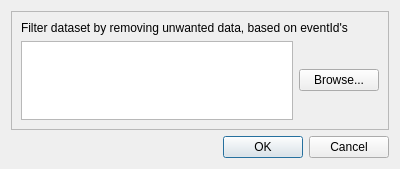
<?xml version="1.0" encoding="UTF-8"?>
<ui version="4.0">
 <class>FilterDialog</class>
 <widget class="QDialog" name="FilterDialog">
  <property name="geometry">
   <rect>
    <x>0</x>
    <y>0</y>
    <width>400</width>
    <height>169</height>
   </rect>
  </property>
  <property name="windowTitle">
   <string>Filter Data</string>
  </property>
  <layout class="QVBoxLayout" name="verticalLayout">
   <item>
    <widget class="QFrame" name="frame">
     <property name="frameShape">
      <enum>QFrame::StyledPanel</enum>
     </property>
     <property name="frameShadow">
      <enum>QFrame::Raised</enum>
     </property>
     <layout class="QGridLayout" name="gridLayout">
      <item row="0" column="0" colspan="2">
       <widget class="QLabel" name="label">
        <property name="text">
         <string>Filter dataset by removing unwanted data, based on eventId's</string>
        </property>
       </widget>
      </item>
      <item row="1" column="0">
       <widget class="QTextEdit" name="textFiles">
        <property name="acceptRichText">
         <bool>false</bool>
        </property>
       </widget>
      </item>
      <item row="1" column="1">
       <widget class="QPushButton" name="buttonBrowse">
        <property name="text">
         <string>Browse...</string>
        </property>
       </widget>
      </item>
     </layout>
    </widget>
   </item>
   <item>
    <widget class="QDialogButtonBox" name="buttonBox">
     <property name="orientation">
      <enum>Qt::Horizontal</enum>
     </property>
     <property name="standardButtons">
      <set>QDialogButtonBox::Cancel|QDialogButtonBox::Ok</set>
     </property>
    </widget>
   </item>
  </layout>
 </widget>
 <resources/>
 <connections>
  <connection>
   <sender>buttonBox</sender>
   <signal>accepted()</signal>
   <receiver>FilterDialog</receiver>
   <slot>accept()</slot>
   <hints>
    <hint type="sourcelabel">
     <x>248</x>
     <y>254</y>
    </hint>
    <hint type="destinationlabel">
     <x>157</x>
     <y>274</y>
    </hint>
   </hints>
  </connection>
  <connection>
   <sender>buttonBox</sender>
   <signal>rejected()</signal>
   <receiver>FilterDialog</receiver>
   <slot>reject()</slot>
   <hints>
    <hint type="sourcelabel">
     <x>316</x>
     <y>260</y>
    </hint>
    <hint type="destinationlabel">
     <x>286</x>
     <y>274</y>
    </hint>
   </hints>
  </connection>
 </connections>
</ui>
